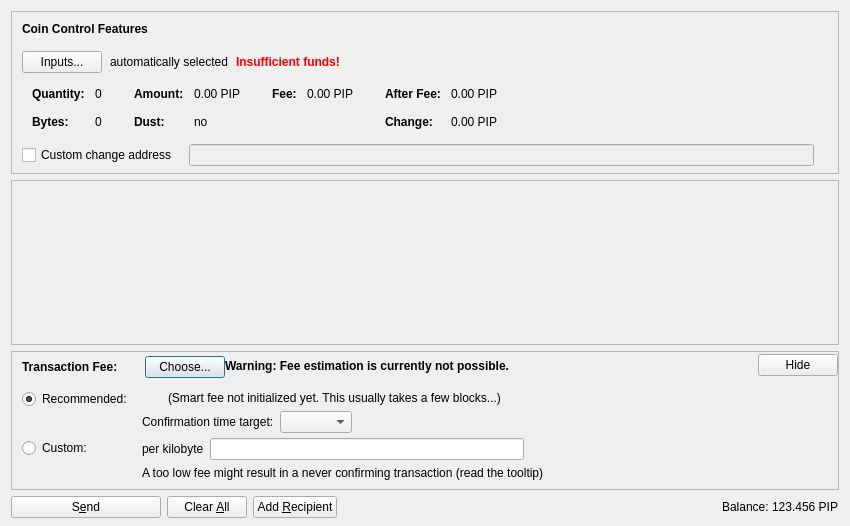
<?xml version="1.0" encoding="UTF-8"?>
<ui version="4.0">
 <class>SendCoinsDialog</class>
 <widget class="QDialog" name="SendCoinsDialog">
  <property name="geometry">
   <rect>
    <x>0</x>
    <y>0</y>
    <width>850</width>
    <height>526</height>
   </rect>
  </property>
  <property name="windowTitle">
   <string>Send Coins</string>
  </property>
  <layout class="QVBoxLayout" name="verticalLayout" stretch="0,1,0,0">
   <property name="bottomMargin">
    <number>8</number>
   </property>
   <item>
    <widget class="QFrame" name="frameCoinControl">
     <property name="sizePolicy">
      <sizepolicy hsizetype="Expanding" vsizetype="Expanding">
       <horstretch>0</horstretch>
       <verstretch>0</verstretch>
      </sizepolicy>
     </property>
     <property name="maximumSize">
      <size>
       <width>16777215</width>
       <height>16777215</height>
      </size>
     </property>
     <property name="frameShape">
      <enum>QFrame::StyledPanel</enum>
     </property>
     <property name="frameShadow">
      <enum>QFrame::Sunken</enum>
     </property>
     <layout class="QVBoxLayout" name="verticalLayoutCoinControl2">
      <property name="spacing">
       <number>0</number>
      </property>
      <property name="leftMargin">
       <number>0</number>
      </property>
      <property name="topMargin">
       <number>0</number>
      </property>
      <property name="rightMargin">
       <number>0</number>
      </property>
      <property name="bottomMargin">
       <number>6</number>
      </property>
      <item>
       <layout class="QVBoxLayout" name="verticalLayoutCoinControl" stretch="0,0,0,0,1">
        <property name="spacing">
         <number>0</number>
        </property>
        <property name="leftMargin">
         <number>10</number>
        </property>
        <property name="topMargin">
         <number>10</number>
        </property>
        <item>
         <layout class="QHBoxLayout" name="horizontalLayoutCoinControl1">
          <property name="bottomMargin">
           <number>15</number>
          </property>
          <item>
           <widget class="QLabel" name="labelCoinControlFeatures">
            <property name="sizePolicy">
             <sizepolicy hsizetype="Preferred" vsizetype="Maximum">
              <horstretch>0</horstretch>
              <verstretch>0</verstretch>
             </sizepolicy>
            </property>
            <property name="font">
             <font>
              <weight>75</weight>
              <bold>true</bold>
             </font>
            </property>
            <property name="styleSheet">
             <string notr="true">font-weight:bold;</string>
            </property>
            <property name="text">
             <string>Coin Control Features</string>
            </property>
           </widget>
          </item>
         </layout>
        </item>
        <item>
         <layout class="QHBoxLayout" name="horizontalLayoutCoinControl2" stretch="0,0,0,0">
          <property name="spacing">
           <number>8</number>
          </property>
          <property name="bottomMargin">
           <number>10</number>
          </property>
          <item>
           <widget class="QPushButton" name="pushButtonCoinControl">
            <property name="styleSheet">
             <string notr="true"/>
            </property>
            <property name="text">
             <string>Inputs...</string>
            </property>
            <property name="autoDefault">
             <bool>false</bool>
            </property>
           </widget>
          </item>
          <item>
           <widget class="QLabel" name="labelCoinControlAutomaticallySelected">
            <property name="text">
             <string>automatically selected</string>
            </property>
            <property name="margin">
             <number>5</number>
            </property>
           </widget>
          </item>
          <item>
           <widget class="QLabel" name="labelCoinControlInsuffFunds">
            <property name="font">
             <font>
              <weight>75</weight>
              <bold>true</bold>
             </font>
            </property>
            <property name="styleSheet">
             <string notr="true">color:red;font-weight:bold;</string>
            </property>
            <property name="text">
             <string>Insufficient funds!</string>
            </property>
            <property name="margin">
             <number>5</number>
            </property>
           </widget>
          </item>
          <item>
           <spacer name="horizontalSpacerCoinControl">
            <property name="orientation">
             <enum>Qt::Horizontal</enum>
            </property>
            <property name="sizeHint" stdset="0">
             <size>
              <width>40</width>
              <height>1</height>
             </size>
            </property>
           </spacer>
          </item>
         </layout>
        </item>
        <item>
         <widget class="QWidget" name="widgetCoinControl" native="true">
          <property name="sizePolicy">
           <sizepolicy hsizetype="Preferred" vsizetype="Preferred">
            <horstretch>0</horstretch>
            <verstretch>0</verstretch>
           </sizepolicy>
          </property>
          <property name="minimumSize">
           <size>
            <width>0</width>
            <height>0</height>
           </size>
          </property>
          <property name="styleSheet">
           <string notr="true"/>
          </property>
          <layout class="QHBoxLayout" name="horizontalLayoutCoinControl5">
           <property name="leftMargin">
            <number>0</number>
           </property>
           <property name="topMargin">
            <number>0</number>
           </property>
           <property name="rightMargin">
            <number>0</number>
           </property>
           <property name="bottomMargin">
            <number>0</number>
           </property>
           <item>
            <layout class="QHBoxLayout" name="horizontalLayoutCoinControl3" stretch="0,0,0,1">
             <property name="spacing">
              <number>20</number>
             </property>
             <property name="topMargin">
              <number>0</number>
             </property>
             <property name="bottomMargin">
              <number>10</number>
             </property>
             <item>
              <layout class="QFormLayout" name="formLayoutCoinControl1">
               <property name="horizontalSpacing">
                <number>10</number>
               </property>
               <property name="verticalSpacing">
                <number>14</number>
               </property>
               <property name="leftMargin">
                <number>10</number>
               </property>
               <property name="topMargin">
                <number>4</number>
               </property>
               <property name="rightMargin">
                <number>6</number>
               </property>
               <item row="0" column="0">
                <widget class="QLabel" name="labelCoinControlQuantityText">
                 <property name="font">
                  <font>
                   <weight>75</weight>
                   <bold>true</bold>
                  </font>
                 </property>
                 <property name="text">
                  <string>Quantity:</string>
                 </property>
                 <property name="margin">
                  <number>0</number>
                 </property>
                </widget>
               </item>
               <item row="0" column="1">
                <widget class="QLabel" name="labelCoinControlQuantity">
                 <property name="cursor">
                  <cursorShape>IBeamCursor</cursorShape>
                 </property>
                 <property name="contextMenuPolicy">
                  <enum>Qt::ActionsContextMenu</enum>
                 </property>
                 <property name="text">
                  <string notr="true">0</string>
                 </property>
                 <property name="margin">
                  <number>0</number>
                 </property>
                 <property name="textInteractionFlags">
                  <set>Qt::LinksAccessibleByMouse|Qt::TextSelectableByKeyboard|Qt::TextSelectableByMouse</set>
                 </property>
                </widget>
               </item>
               <item row="1" column="0">
                <widget class="QLabel" name="labelCoinControlBytesText">
                 <property name="font">
                  <font>
                   <weight>75</weight>
                   <bold>true</bold>
                  </font>
                 </property>
                 <property name="text">
                  <string>Bytes:</string>
                 </property>
                </widget>
               </item>
               <item row="1" column="1">
                <widget class="QLabel" name="labelCoinControlBytes">
                 <property name="cursor">
                  <cursorShape>IBeamCursor</cursorShape>
                 </property>
                 <property name="contextMenuPolicy">
                  <enum>Qt::ActionsContextMenu</enum>
                 </property>
                 <property name="text">
                  <string notr="true">0</string>
                 </property>
                 <property name="textInteractionFlags">
                  <set>Qt::LinksAccessibleByMouse|Qt::TextSelectableByKeyboard|Qt::TextSelectableByMouse</set>
                 </property>
                </widget>
               </item>
              </layout>
             </item>
             <item>
              <layout class="QFormLayout" name="formLayoutCoinControl2">
               <property name="horizontalSpacing">
                <number>10</number>
               </property>
               <property name="verticalSpacing">
                <number>14</number>
               </property>
               <property name="leftMargin">
                <number>6</number>
               </property>
               <property name="topMargin">
                <number>4</number>
               </property>
               <property name="rightMargin">
                <number>6</number>
               </property>
               <item row="0" column="0">
                <widget class="QLabel" name="labelCoinControlAmountText">
                 <property name="font">
                  <font>
                   <weight>75</weight>
                   <bold>true</bold>
                  </font>
                 </property>
                 <property name="text">
                  <string>Amount:</string>
                 </property>
                 <property name="margin">
                  <number>0</number>
                 </property>
                </widget>
               </item>
               <item row="0" column="1">
                <widget class="QLabel" name="labelCoinControlAmount">
                 <property name="cursor">
                  <cursorShape>IBeamCursor</cursorShape>
                 </property>
                 <property name="contextMenuPolicy">
                  <enum>Qt::ActionsContextMenu</enum>
                 </property>
                 <property name="text">
                  <string notr="true">0.00 PIP</string>
                 </property>
                 <property name="textInteractionFlags">
                  <set>Qt::LinksAccessibleByMouse|Qt::TextSelectableByKeyboard|Qt::TextSelectableByMouse</set>
                 </property>
                </widget>
               </item>
               <item row="1" column="0">
                <widget class="QLabel" name="labelCoinControlLowOutputText">
                 <property name="font">
                  <font>
                   <weight>75</weight>
                   <bold>true</bold>
                  </font>
                 </property>
                 <property name="text">
                  <string>Dust:</string>
                 </property>
                </widget>
               </item>
               <item row="1" column="1">
                <widget class="QLabel" name="labelCoinControlLowOutput">
                 <property name="cursor">
                  <cursorShape>IBeamCursor</cursorShape>
                 </property>
                 <property name="contextMenuPolicy">
                  <enum>Qt::ActionsContextMenu</enum>
                 </property>
                 <property name="text">
                  <string notr="true">no</string>
                 </property>
                 <property name="textInteractionFlags">
                  <set>Qt::LinksAccessibleByMouse|Qt::TextSelectableByKeyboard|Qt::TextSelectableByMouse</set>
                 </property>
                </widget>
               </item>
              </layout>
             </item>
             <item>
              <layout class="QFormLayout" name="formLayoutCoinControl3">
               <property name="horizontalSpacing">
                <number>10</number>
               </property>
               <property name="verticalSpacing">
                <number>14</number>
               </property>
               <property name="leftMargin">
                <number>6</number>
               </property>
               <property name="topMargin">
                <number>4</number>
               </property>
               <property name="rightMargin">
                <number>6</number>
               </property>
               <item row="0" column="0">
                <widget class="QLabel" name="labelCoinControlFeeText">
                 <property name="font">
                  <font>
                   <weight>75</weight>
                   <bold>true</bold>
                  </font>
                 </property>
                 <property name="text">
                  <string>Fee:</string>
                 </property>
                 <property name="margin">
                  <number>0</number>
                 </property>
                </widget>
               </item>
               <item row="0" column="1">
                <widget class="QLabel" name="labelCoinControlFee">
                 <property name="cursor">
                  <cursorShape>IBeamCursor</cursorShape>
                 </property>
                 <property name="contextMenuPolicy">
                  <enum>Qt::ActionsContextMenu</enum>
                 </property>
                 <property name="text">
                  <string notr="true">0.00 PIP</string>
                 </property>
                 <property name="textInteractionFlags">
                  <set>Qt::LinksAccessibleByMouse|Qt::TextSelectableByKeyboard|Qt::TextSelectableByMouse</set>
                 </property>
                </widget>
               </item>
              </layout>
             </item>
             <item>
              <layout class="QFormLayout" name="formLayoutCoinControl4">
               <property name="horizontalSpacing">
                <number>10</number>
               </property>
               <property name="verticalSpacing">
                <number>14</number>
               </property>
               <property name="leftMargin">
                <number>6</number>
               </property>
               <property name="topMargin">
                <number>4</number>
               </property>
               <property name="rightMargin">
                <number>6</number>
               </property>
               <item row="0" column="0">
                <widget class="QLabel" name="labelCoinControlAfterFeeText">
                 <property name="font">
                  <font>
                   <weight>75</weight>
                   <bold>true</bold>
                  </font>
                 </property>
                 <property name="text">
                  <string>After Fee:</string>
                 </property>
                 <property name="margin">
                  <number>0</number>
                 </property>
                </widget>
               </item>
               <item row="0" column="1">
                <widget class="QLabel" name="labelCoinControlAfterFee">
                 <property name="cursor">
                  <cursorShape>IBeamCursor</cursorShape>
                 </property>
                 <property name="contextMenuPolicy">
                  <enum>Qt::ActionsContextMenu</enum>
                 </property>
                 <property name="text">
                  <string notr="true">0.00 PIP</string>
                 </property>
                 <property name="textInteractionFlags">
                  <set>Qt::LinksAccessibleByMouse|Qt::TextSelectableByKeyboard|Qt::TextSelectableByMouse</set>
                 </property>
                </widget>
               </item>
               <item row="1" column="0">
                <widget class="QLabel" name="labelCoinControlChangeText">
                 <property name="font">
                  <font>
                   <weight>75</weight>
                   <bold>true</bold>
                  </font>
                 </property>
                 <property name="text">
                  <string>Change:</string>
                 </property>
                </widget>
               </item>
               <item row="1" column="1">
                <widget class="QLabel" name="labelCoinControlChange">
                 <property name="cursor">
                  <cursorShape>IBeamCursor</cursorShape>
                 </property>
                 <property name="contextMenuPolicy">
                  <enum>Qt::ActionsContextMenu</enum>
                 </property>
                 <property name="text">
                  <string notr="true">0.00 PIP</string>
                 </property>
                 <property name="textInteractionFlags">
                  <set>Qt::LinksAccessibleByMouse|Qt::TextSelectableByKeyboard|Qt::TextSelectableByMouse</set>
                 </property>
                </widget>
               </item>
              </layout>
             </item>
            </layout>
           </item>
          </layout>
         </widget>
        </item>
        <item>
         <layout class="QHBoxLayout" name="horizontalLayoutCoinControl4" stretch="0,0,0">
          <property name="spacing">
           <number>12</number>
          </property>
          <property name="sizeConstraint">
           <enum>QLayout::SetDefaultConstraint</enum>
          </property>
          <property name="topMargin">
           <number>5</number>
          </property>
          <property name="rightMargin">
           <number>5</number>
          </property>
          <item>
           <widget class="QCheckBox" name="checkBoxCoinControlChange">
            <property name="toolTip">
             <string>If this is activated, but the change address is empty or invalid, change will be sent to a newly generated address.</string>
            </property>
            <property name="text">
             <string>Custom change address</string>
            </property>
           </widget>
          </item>
          <item>
           <widget class="QValidatedLineEdit" name="lineEditCoinControlChange">
            <property name="enabled">
             <bool>false</bool>
            </property>
            <property name="sizePolicy">
             <sizepolicy hsizetype="Expanding" vsizetype="Fixed">
              <horstretch>0</horstretch>
              <verstretch>0</verstretch>
             </sizepolicy>
            </property>
           </widget>
          </item>
          <item>
           <widget class="QLabel" name="labelCoinControlChangeLabel">
            <property name="sizePolicy">
             <sizepolicy hsizetype="Preferred" vsizetype="Expanding">
              <horstretch>0</horstretch>
              <verstretch>0</verstretch>
             </sizepolicy>
            </property>
            <property name="minimumSize">
             <size>
              <width>0</width>
              <height>0</height>
             </size>
            </property>
            <property name="text">
             <string/>
            </property>
            <property name="margin">
             <number>3</number>
            </property>
           </widget>
          </item>
         </layout>
        </item>
        <item>
         <spacer name="verticalSpacerCoinControl">
          <property name="orientation">
           <enum>Qt::Vertical</enum>
          </property>
          <property name="sizeHint" stdset="0">
           <size>
            <width>800</width>
            <height>1</height>
           </size>
          </property>
         </spacer>
        </item>
       </layout>
      </item>
     </layout>
    </widget>
   </item>
   <item>
    <widget class="QScrollArea" name="scrollArea">
     <property name="widgetResizable">
      <bool>true</bool>
     </property>
     <widget class="QWidget" name="scrollAreaWidgetContents">
      <property name="geometry">
       <rect>
        <x>0</x>
        <y>0</y>
        <width>830</width>
        <height>104</height>
       </rect>
      </property>
      <layout class="QVBoxLayout" name="verticalLayout_2" stretch="0,1">
       <property name="leftMargin">
        <number>0</number>
       </property>
       <property name="topMargin">
        <number>0</number>
       </property>
       <property name="rightMargin">
        <number>0</number>
       </property>
       <property name="bottomMargin">
        <number>0</number>
       </property>
       <item>
        <layout class="QVBoxLayout" name="entries">
         <property name="spacing">
          <number>6</number>
         </property>
        </layout>
       </item>
       <item>
        <spacer name="verticalSpacer">
         <property name="orientation">
          <enum>Qt::Vertical</enum>
         </property>
         <property name="sizeHint" stdset="0">
          <size>
           <width>20</width>
           <height>40</height>
          </size>
         </property>
        </spacer>
       </item>
      </layout>
     </widget>
    </widget>
   </item>
   <item>
    <widget class="QFrame" name="frameFee">
     <property name="sizePolicy">
      <sizepolicy hsizetype="Expanding" vsizetype="Expanding">
       <horstretch>0</horstretch>
       <verstretch>0</verstretch>
      </sizepolicy>
     </property>
     <property name="maximumSize">
      <size>
       <width>16777215</width>
       <height>16777215</height>
      </size>
     </property>
     <property name="frameShape">
      <enum>QFrame::StyledPanel</enum>
     </property>
     <property name="frameShadow">
      <enum>QFrame::Sunken</enum>
     </property>
     <layout class="QVBoxLayout" name="verticalLayoutFee1">
      <property name="spacing">
       <number>0</number>
      </property>
      <property name="leftMargin">
       <number>0</number>
      </property>
      <property name="topMargin">
       <number>0</number>
      </property>
      <property name="rightMargin">
       <number>0</number>
      </property>
      <property name="bottomMargin">
       <number>0</number>
      </property>
      <item>
       <layout class="QVBoxLayout" name="verticalLayoutFee2" stretch="0,0,0">
        <property name="spacing">
         <number>0</number>
        </property>
        <property name="leftMargin">
         <number>10</number>
        </property>
        <property name="topMargin">
         <number>0</number>
        </property>
        <item>
         <layout class="QHBoxLayout" name="horizontalLayoutFee1">
          <property name="bottomMargin">
           <number>0</number>
          </property>
          <item>
           <layout class="QVBoxLayout" name="verticalLayoutFee7">
            <property name="spacing">
             <number>0</number>
            </property>
            <item>
             <spacer name="verticalSpacerSmartFee">
              <property name="orientation">
               <enum>Qt::Vertical</enum>
              </property>
              <property name="sizeType">
               <enum>QSizePolicy::Fixed</enum>
              </property>
              <property name="sizeHint" stdset="0">
               <size>
                <width>1</width>
                <height>4</height>
               </size>
              </property>
             </spacer>
            </item>
            <item>
             <layout class="QHBoxLayout" name="horizontalLayoutSmartFee">
              <property name="spacing">
               <number>10</number>
              </property>
              <item>
               <widget class="QLabel" name="labelFeeHeadline">
                <property name="sizePolicy">
                 <sizepolicy hsizetype="Preferred" vsizetype="Maximum">
                  <horstretch>0</horstretch>
                  <verstretch>0</verstretch>
                 </sizepolicy>
                </property>
                <property name="font">
                 <font>
                  <weight>75</weight>
                  <bold>true</bold>
                 </font>
                </property>
                <property name="styleSheet">
                 <string notr="true">font-weight:bold;</string>
                </property>
                <property name="text">
                 <string>Transaction Fee:</string>
                </property>
               </widget>
              </item>
              <item>
               <widget class="QLabel" name="labelFeeMinimized">
                <property name="text">
                 <string/>
                </property>
               </widget>
              </item>
              <item>
               <widget class="QPushButton" name="buttonChooseFee">
                <property name="text">
                 <string>Choose...</string>
                </property>
               </widget>
              </item>
             </layout>
            </item>
            <item>
             <spacer name="verticalSpacer_5">
              <property name="orientation">
               <enum>Qt::Vertical</enum>
              </property>
              <property name="sizeHint" stdset="0">
               <size>
                <width>1</width>
                <height>1</height>
               </size>
              </property>
             </spacer>
            </item>
           </layout>
          </item>
          <item>
           <widget class="QLabel" name="fallbackFeeWarningLabel">
            <property name="toolTip">
             <string>Using the fallbackfee can result in sending a transaction that will take several hours or days (or never) to confirm. Consider choosing your fee manually or wait until you have validated the complete chain.</string>
            </property>
            <property name="font">
            <font>
                <weight>75</weight>
                <bold>true</bold>
            </font>
            </property>
            <property name="text">
             <string>Warning: Fee estimation is currently not possible.</string>
            </property>
            <property name="wordWrap">
             <bool>false</bool>
            </property>
           </widget>
          </item>
          <item>
           <spacer name="horizontalSpacer_4">
            <property name="orientation">
             <enum>Qt::Horizontal</enum>
            </property>
            <property name="sizeType">
             <enum>QSizePolicy::MinimumExpanding</enum>
            </property>
            <property name="sizeHint" stdset="0">
             <size>
              <width>40</width>
              <height>20</height>
             </size>
            </property>
           </spacer>
          </item>
          <item>
           <widget class="QPushButton" name="buttonMinimizeFee">
            <property name="toolTip">
             <string>collapse fee-settings</string>
            </property>
            <property name="text">
             <string>Hide</string>
            </property>
           </widget>
          </item>
         </layout>
        </item>
        <item>
         <widget class="QFrame" name="frameFeeSelection">
          <layout class="QVBoxLayout" name="verticalLayoutFee12">
           <property name="spacing">
            <number>0</number>
           </property>
           <property name="leftMargin">
            <number>0</number>
           </property>
           <property name="topMargin">
            <number>0</number>
           </property>
           <property name="rightMargin">
            <number>0</number>
           </property>
           <property name="bottomMargin">
            <number>0</number>
           </property>
           <item>
            <layout class="QGridLayout" name="gridLayoutFee">
             <property name="topMargin">
              <number>10</number>
             </property>
             <property name="bottomMargin">
              <number>4</number>
             </property>
             <property name="horizontalSpacing">
              <number>10</number>
             </property>
             <property name="verticalSpacing">
              <number>4</number>
             </property>
             <item row="1" column="1">
              <layout class="QVBoxLayout" name="verticalLayoutFee8">
               <property name="spacing">
                <number>6</number>
               </property>
               <item>
                <layout class="QHBoxLayout" name="horizontalLayoutFee13">
                 <item>
                  <widget class="QLabel" name="labelCustomPerKilobyte">
                   <property name="toolTip">
                    <string>Specify a custom fee per kB (1,000 bytes) of the transaction's virtual size.

Note:  Since the fee is calculated on a per-byte basis, a fee of "100 satoshis per kB" for a transaction size of 500 bytes (half of 1 kB) would ultimately yield a fee of only 50 satoshis.</string>
                   </property>
                   <property name="text">
                    <string>per kilobyte</string>
                   </property>
                  </widget>
                 </item>
                 <item>
                  <widget class="BitcoinAmountField" name="customFee"/>
                 </item>
                 <item>
                  <spacer name="horizontalSpacer_6">
                   <property name="orientation">
                    <enum>Qt::Horizontal</enum>
                   </property>
                   <property name="sizeHint" stdset="0">
                    <size>
                     <width>1</width>
                     <height>1</height>
                    </size>
                   </property>
                  </spacer>
                 </item>
                </layout>
               </item>
               <item>
                <layout class="QHBoxLayout" name="horizontalLayoutFee8">
                 <item>
                  <widget class="QLabel" name="labelCustomFeeWarning">
                   <property name="enabled">
                    <bool>true</bool>
                   </property>
                   <property name="toolTip">
                    <string>When there is less transaction volume than space in the blocks, miners as well as relaying nodes may enforce a minimum fee. Paying only this minimum fee is just fine, but be aware that this can result in a never confirming transaction once there is more demand for baetcoin transactions than the network can process.</string>
                   </property>
                   <property name="text">
                    <string>A too low fee might result in a never confirming transaction (read the tooltip)</string>
                   </property>
                  </widget>
                 </item>
                 <item>
                  <spacer name="horizontalSpacer_2">
                   <property name="orientation">
                    <enum>Qt::Horizontal</enum>
                   </property>
                   <property name="sizeHint" stdset="0">
                    <size>
                     <width>1</width>
                     <height>1</height>
                    </size>
                   </property>
                  </spacer>
                 </item>
                </layout>
               </item>
              </layout>
             </item>
             <item row="0" column="0">
              <layout class="QVBoxLayout" name="verticalLayoutFee4" stretch="0,1">
               <item>
                <widget class="QRadioButton" name="radioSmartFee">
                 <property name="text">
                  <string>Recommended:</string>
                 </property>
                 <property name="checked">
                  <bool>true</bool>
                 </property>
                 <attribute name="buttonGroup">
                  <string notr="true">groupFee</string>
                 </attribute>
                </widget>
               </item>
               <item>
                <spacer name="verticalSpacer_2">
                 <property name="orientation">
                  <enum>Qt::Vertical</enum>
                 </property>
                 <property name="sizeHint" stdset="0">
                  <size>
                   <width>1</width>
                   <height>1</height>
                  </size>
                 </property>
                </spacer>
               </item>
              </layout>
             </item>
             <item row="1" column="0">
              <layout class="QVBoxLayout" name="verticalLayoutFee9" stretch="0,1">
               <item>
                <widget class="QRadioButton" name="radioCustomFee">
                 <property name="text">
                  <string>Custom:</string>
                 </property>
                 <attribute name="buttonGroup">
                  <string notr="true">groupFee</string>
                 </attribute>
                </widget>
               </item>
               <item>
                <spacer name="verticalSpacer_6">
                 <property name="orientation">
                  <enum>Qt::Vertical</enum>
                 </property>
                 <property name="sizeHint" stdset="0">
                  <size>
                   <width>1</width>
                   <height>1</height>
                  </size>
                 </property>
                </spacer>
               </item>
              </layout>
             </item>
             <item row="0" column="1">
              <layout class="QVBoxLayout" name="verticalLayoutFee3" stretch="0,0,1">
               <property name="spacing">
                <number>6</number>
               </property>
               <property name="topMargin">
                <number>2</number>
               </property>
               <item>
                <layout class="QHBoxLayout" name="horizontalLayoutFee12">
                 <item>
                  <widget class="QLabel" name="labelSmartFee">
                   <property name="text">
                    <string/>
                   </property>
                  </widget>
                 </item>
                 <item>
                  <widget class="QLabel" name="labelFeeEstimation">
                   <property name="text">
                    <string/>
                   </property>
                  </widget>
                 </item>
                 <item>
                  <widget class="QLabel" name="labelSmartFee2">
                   <property name="text">
                    <string>(Smart fee not initialized yet. This usually takes a few blocks...)</string>
                   </property>
                  </widget>
                 </item>
                 <item>
                  <spacer name="horizontalSpacer_5">
                   <property name="orientation">
                    <enum>Qt::Horizontal</enum>
                   </property>
                   <property name="sizeHint" stdset="0">
                    <size>
                     <width>1</width>
                     <height>1</height>
                    </size>
                   </property>
                  </spacer>
                 </item>
                </layout>
               </item>
               <item>
                <layout class="QHBoxLayout" name="horizontalLayoutFee9">
                 <item>
                  <layout class="QVBoxLayout" name="verticalLayoutFee6">
                   <item>
                    <widget class="QLabel" name="labelSmartFee3">
                     <property name="text">
                      <string>Confirmation time target:</string>
                     </property>
                    </widget>
                   </item>
                  </layout>
                 </item>
                 <item>
                  <layout class="QVBoxLayout" name="verticalLayoutFee5">
                   <property name="rightMargin">
                    <number>30</number>
                   </property>
                   <item>
                    <layout class="QHBoxLayout" name="horizontalLayoutConfTarget">
                     <property name="bottomMargin">
                      <number>0</number>
                     </property>
                     <item>
                      <widget class="QComboBox" name="confTargetSelector"/>
                     </item>
                     <item>
                      <spacer name="horizontalSpacerConfTarget">
                       <property name="orientation">
                        <enum>Qt::Horizontal</enum>
                       </property>
                       <property name="sizeHint" stdset="0">
                        <size>
                         <width>40</width>
                         <height>20</height>
                        </size>
                       </property>
                      </spacer>
                     </item>
                    </layout>
                   </item>
                  </layout>
                 </item>
                </layout>
               </item>
               <item>
                <spacer name="verticalSpacer_4">
                 <property name="orientation">
                  <enum>Qt::Vertical</enum>
                 </property>
                 <property name="sizeHint" stdset="0">
                  <size>
                   <width>1</width>
                   <height>1</height>
                  </size>
                 </property>
                </spacer>
               </item>
              </layout>
             </item>
            </layout>
           </item>
          </layout>
         </widget>
        </item>
        <item>
         <spacer name="verticalSpacerFee">
          <property name="orientation">
           <enum>Qt::Vertical</enum>
          </property>
          <property name="sizeHint" stdset="0">
           <size>
            <width>40</width>
            <height>5</height>
           </size>
          </property>
         </spacer>
        </item>
       </layout>
      </item>
     </layout>
    </widget>
   </item>
   <item>
    <layout class="QHBoxLayout" name="horizontalLayout">
     <item>
      <widget class="QPushButton" name="sendButton">
       <property name="minimumSize">
        <size>
         <width>150</width>
         <height>0</height>
        </size>
       </property>
       <property name="toolTip">
        <string>Confirm the send action</string>
       </property>
       <property name="text">
        <string>S&amp;end</string>
       </property>
       <property name="icon">
        <iconset resource="../bitcoin.qrc">
         <normaloff>:/icons/send</normaloff>:/icons/send</iconset>
       </property>
       <property name="autoDefault">
        <bool>false</bool>
       </property>
       <property name="default">
        <bool>false</bool>
       </property>
      </widget>
     </item>
     <item>
      <widget class="QPushButton" name="clearButton">
       <property name="sizePolicy">
        <sizepolicy hsizetype="Minimum" vsizetype="Fixed">
         <horstretch>0</horstretch>
         <verstretch>0</verstretch>
        </sizepolicy>
       </property>
       <property name="toolTip">
        <string>Clear all fields of the form.</string>
       </property>
       <property name="text">
        <string>Clear &amp;All</string>
       </property>
       <property name="icon">
        <iconset resource="../bitcoin.qrc">
         <normaloff>:/icons/remove</normaloff>:/icons/remove</iconset>
       </property>
       <property name="autoDefault">
        <bool>false</bool>
       </property>
      </widget>
     </item>
     <item>
      <widget class="QPushButton" name="addButton">
       <property name="toolTip">
        <string>Send to multiple recipients at once</string>
       </property>
       <property name="text">
        <string>Add &amp;Recipient</string>
       </property>
       <property name="icon">
        <iconset resource="../bitcoin.qrc">
         <normaloff>:/icons/add</normaloff>:/icons/add</iconset>
       </property>
       <property name="autoDefault">
        <bool>false</bool>
       </property>
      </widget>
     </item>
     <item>
      <spacer name="horizontalSpacer">
       <property name="orientation">
        <enum>Qt::Horizontal</enum>
       </property>
       <property name="sizeHint" stdset="0">
        <size>
         <width>40</width>
         <height>20</height>
        </size>
       </property>
      </spacer>
     </item>
     <item>
      <layout class="QHBoxLayout" name="horizontalLayout_2">
       <property name="spacing">
        <number>3</number>
       </property>
       <item>
        <widget class="QLabel" name="label">
         <property name="sizePolicy">
          <sizepolicy hsizetype="Preferred" vsizetype="Fixed">
           <horstretch>0</horstretch>
           <verstretch>0</verstretch>
          </sizepolicy>
         </property>
         <property name="text">
          <string>Balance:</string>
         </property>
        </widget>
       </item>
       <item>
        <widget class="QLabel" name="labelBalance">
         <property name="sizePolicy">
          <sizepolicy hsizetype="Preferred" vsizetype="Fixed">
           <horstretch>0</horstretch>
           <verstretch>0</verstretch>
          </sizepolicy>
         </property>
         <property name="cursor">
          <cursorShape>IBeamCursor</cursorShape>
         </property>
         <property name="text">
          <string notr="true">123.456 PIP</string>
         </property>
         <property name="textInteractionFlags">
          <set>Qt::LinksAccessibleByMouse|Qt::TextSelectableByKeyboard|Qt::TextSelectableByMouse</set>
         </property>
        </widget>
       </item>
      </layout>
     </item>
    </layout>
   </item>
  </layout>
 </widget>
 <customwidgets>
  <customwidget>
   <class>QValidatedLineEdit</class>
   <extends>QLineEdit</extends>
   <header>qt/qvalidatedlineedit.h</header>
  </customwidget>
  <customwidget>
   <class>BitcoinAmountField</class>
   <extends>QLineEdit</extends>
   <header>qt/bitcoinamountfield.h</header>
   <container>1</container>
  </customwidget>
 </customwidgets>
 <resources>
  <include location="../bitcoin.qrc"/>
 </resources>
 <connections/>
 <buttongroups>
  <buttongroup name="groupFee"/>
 </buttongroups>
</ui>
